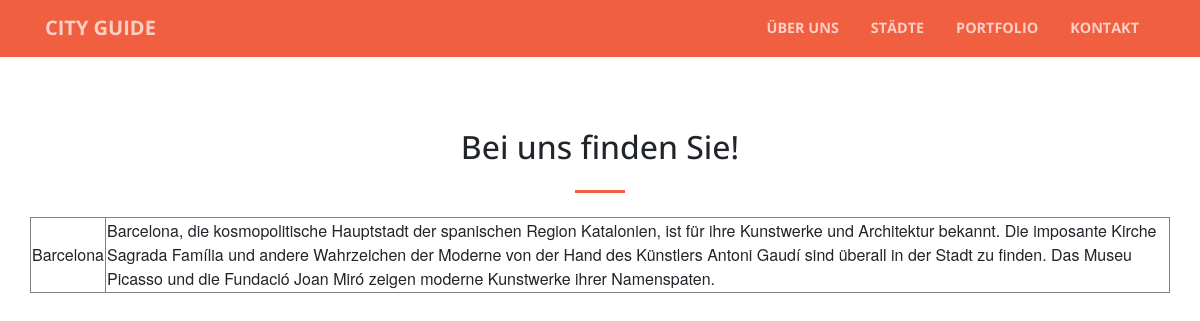
Screenshot of /seiten.php?stadt=Barcelona with the database file from the repository.
### tables this page shows
CREATE TABLE `staedte` (
  `ID` int(11) NOT NULL,
  `Name` varchar(49) DEFAULT NULL,
  `Bild` varchar(141) DEFAULT NULL,
  `Beschreibung` varchar(4362) DEFAULT NULL
);

### seiten.php (the view, shortened to what this page needs)
<!DOCTYPE html>
<html lang="en">
  <head>
    <link href="vendor/bootstrap/css/bootstrap.min.css" rel="stylesheet">
    <link href="vendor/font-awesome/css/font-awesome.min.css" rel="stylesheet" type="text/css">
    <link href="vendor/magnific-popup/magnific-popup.css" rel="stylesheet">
    <link href="css/creative.min.css" rel="stylesheet">
  </head>
  <body id="page-top">
    <nav class="navbar navbar-expand-lg navbar-light fixed-top" id="mainNav">
      <div class="container">
        <a class="navbar-brand js-scroll-trigger" href="#page-top">City Guide</a>
        <div class="collapse navbar-collapse" id="navbarResponsive">
          <ul class="navbar-nav ml-auto">
            <li class="nav-item">
              <a class="nav-link js-scroll-trigger" href="#about">Über uns</a>
            </li>
            <li class="nav-item">
              <a class="nav-link js-scroll-trigger" href="#services">Städte</a>
            </li>
            <li class="nav-item">
              <a class="nav-link js-scroll-trigger" href="#portfolio">Portfolio</a>
            </li>
            <li class="nav-item">
              <a class="nav-link js-scroll-trigger" href="#contact">Kontakt</a>
            </li>
          </ul>
        </div>
      </div>
    </nav>
    <section id="services">
      <div class="container">
        <div class="row">
          <div class="col-lg-12 text-center">
            <h2 class="section-heading">Bei uns finden Sie!</h2>
            <hr class="my-4">
          </div>
        </div>
      </div>
      <div class="container">
        <div class="row">
		<?php
			$stadt = $_GET['stadt'];
			include('db_connect.php');
			$sql = "
			SELECT DISTINCT *
			FROM staedte
			WHERE
			Name = '$stadt'
			";
			$result = $connect->query($sql);
			echo '<table border="1">';
			while($zeile = $result->fetch_assoc()){
			echo "<tr>";
			echo "<td>". $zeile['Name'] . "</td>";
			echo "<td>". $zeile['Beschreibung'] . "</td>";
			echo "</tr>";
			}
			echo "</table>";
			?>
        </div>
      </div>
    </section>
  </body>
</html>

### rows the page displays
staedte: Name "Barcelona", Beschreibung "Barcelona, die kosmopolitische Hauptstadt der spanischen Region Katalonien, ist für ihre Kunstwerke und Architektur bekannt. Die imposante Kirche Sagrada Família und andere Wahrzeichen der Moderne von der Hand des Künstlers Antoni Gaudí sind überall in der Stadt zu finden. Das Museu Picasso und die Fundació Joan Miró zeigen moderne Kunstwerke ihrer Namenspaten."
